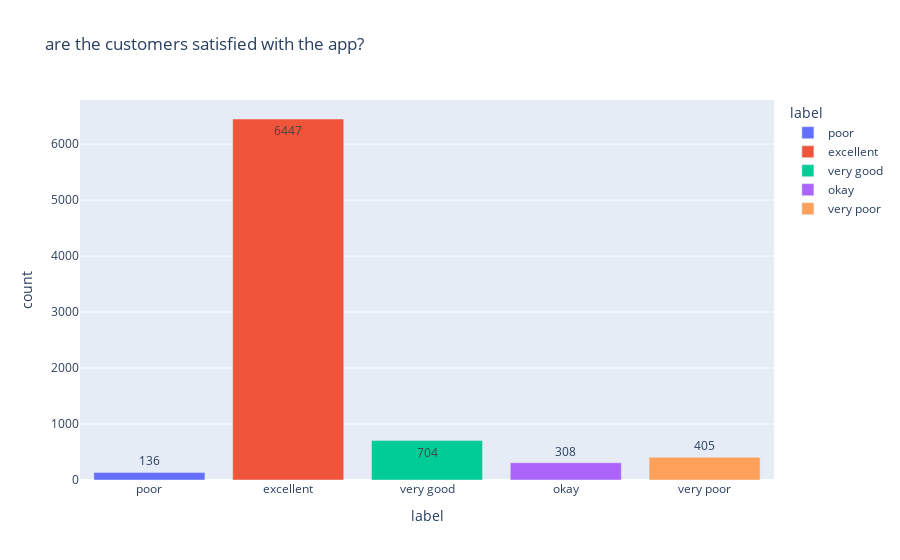

This figure's notebook cell:
### Code cell
sentiment: dict[str, int] = count_sentiment(hits)
visualize_result(sentiment=sentiment, query=query)

### Figure 1 — Plotly figure (JSON) as saved in the notebook; plotly's stock layout.template omitted (floating-point values rounded to 4 significant figures)
{"data": [{"alignmentgroup": "True", "hovertemplate": "label=%{x}<br>count=%{y}<extra></extra>", "legendgroup": "poor", "marker": {"color": "#636efa", "pattern": {"shape": ""}}, "name": "poor", "offsetgroup": "poor", "orientation": "v", "showlegend": true, "textposition": "auto", "texttemplate": "%{y}", "type": "bar", "x": ["poor"], "xaxis": "x", "y": [136], "yaxis": "y"}, {"alignmentgroup": "True", "hovertemplate": "label=%{x}<br>count=%{y}<extra></extra>", "legendgroup": "excellent", "marker": {"color": "#EF553B", "pattern": {"shape": ""}}, "name": "excellent", "offsetgroup": "excellent", "orientation": "v", "showlegend": true, "textposition": "auto", "texttemplate": "%{y}", "type": "bar", "x": ["excellent"], "xaxis": "x", "y": [6447], "yaxis": "y"}, {"alignmentgroup": "True", "hovertemplate": "label=%{x}<br>count=%{y}<extra></extra>", "legendgroup": "very good", "marker": {"color": "#00cc96", "pattern": {"shape": ""}}, "name": "very good", "offsetgroup": "very good", "orientation": "v", "showlegend": true, "textposition": "auto", "texttemplate": "%{y}", "type": "bar", "x": ["very good"], "xaxis": "x", "y": [704], "yaxis": "y"}, {"alignmentgroup": "True", "hovertemplate": "label=%{x}<br>count=%{y}<extra></extra>", "legendgroup": "okay", "marker": {"color": "#ab63fa", "pattern": {"shape": ""}}, "name": "okay", "offsetgroup": "okay", "orientation": "v", "showlegend": true, "textposition": "auto", "texttemplate": "%{y}", "type": "bar", "x": ["okay"], "xaxis": "x", "y": [308], "yaxis": "y"}, {"alignmentgroup": "True", "hovertemplate": "label=%{x}<br>count=%{y}<extra></extra>", "legendgroup": "very poor", "marker": {"color": "#FFA15A", "pattern": {"shape": ""}}, "name": "very poor", "offsetgroup": "very poor", "orientation": "v", "showlegend": true, "textposition": "auto", "texttemplate": "%{y}", "type": "bar", "x": ["very poor"], "xaxis": "x", "y": [405], "yaxis": "y"}], "layout": {"barmode": "relative", "legend": {"title": {"text": "label"}, "tracegroupgap": 0}, "title": {"text": "are the customers satisfied with the app?"}, "xaxis": {"anchor": "y", "categoryarray": ["poor", "excellent", "very good", "okay", "very poor"], "categoryorder": "array", "domain": [0, 1], "title": {"text": "label"}}, "yaxis": {"anchor": "x", "domain": [0, 1], "title": {"text": "count"}}}}
